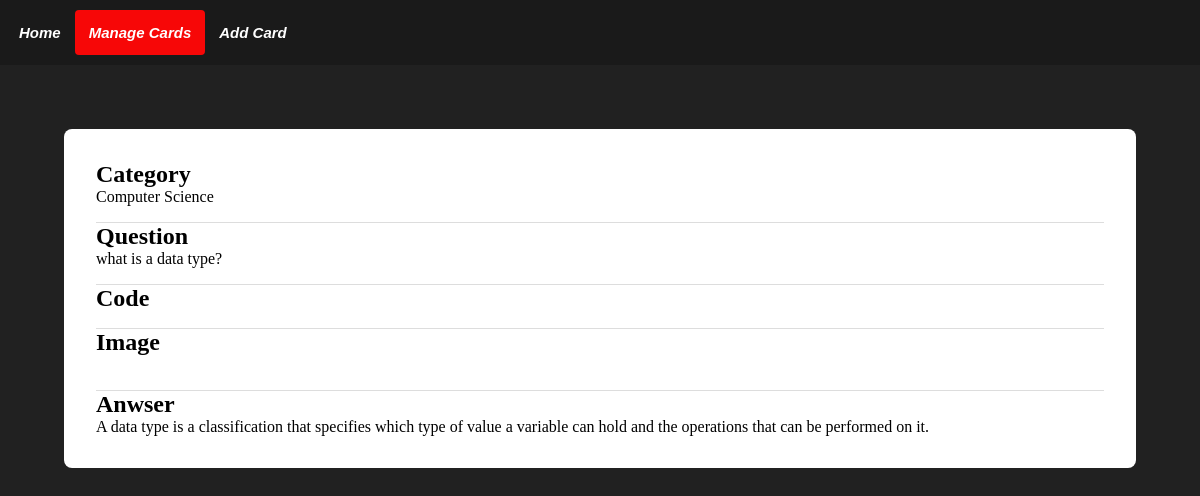
The page /view_flashcard/4 on the database its author committed.
### tables this page shows
CREATE TABLE Flashcards(
              key INTEGER PRIMARY KEY AUTOINCREMENT,
              category TEXT NOT NULL,
              question TEXT NOT NULL,
              code TEXT,
              image_path TEXT,
              answer TEXT NOT NULL
    );

### app.py (the view)
@app.route("/view_flashcard/<key>")
def view_flashcard_route(key):
    data = database.view_card(key=key)
    return render_template('view_flashcard.html', nav_id="manage-page", data=data)

### templates/view_flashcard.html (shortened to what this page needs)
{% extends "base.html" %}
{% block content %}
<div class="flashcard-content">
    <div class="flashcard-content-inner">
        <h2>Category</h2>
        <p>{{ data['category'] | escape }}</p>
    </div>
    <div class="flashcard-content-inner">
        <h2>Question</h2>
        <p>{{ data['question'] | escape }}</p>
    </div>
    <div class="flashcard-content-inner">
        <h2>Code</h2>
    </div>
    <div class="flashcard-content-inner">
        <h2>Image</h2>
    </div>
    <div class="flashcard-content-inner">
        <h2>Anwser</h2>
        <p>{{ data['answer'] | escape }}</p>
    </div>
</div>
{% endblock %}

### static/css/base.css (style rules this page uses)
* { padding: 0; margin: 0; box-sizing: border-box; }
body { background-color: #212121; font-family: 'Times New Roman', Times, serif; width: 100%; position: relative; display: flex; flex-direction: column; min-height: 100vh; }
.flashcard-content { background-color: white; margin: 0 4rem 4rem 4rem; padding: 1rem; border-radius: 8px; }
.flashcard-content-inner { margin: 1rem; border-top: 1px solid #ddd;; }
.flashcard-content-inner:first-child { border-top: none; }

### rows shown on the page
Flashcards: category "Computer Science", question "what is a data type?", answer "A data type is a classification that specifies which type of value a variable can hold and the operations that can be performed on it."
